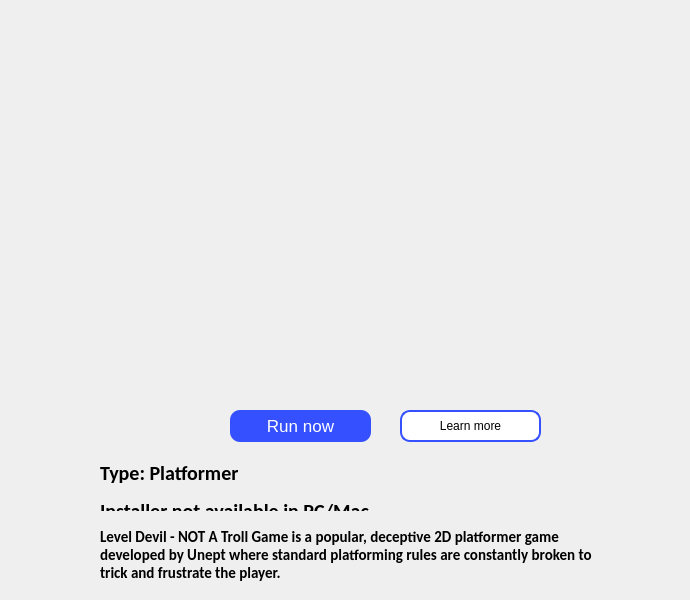
    <widget class="QWidget" name="page_2">
     <widget class="QLabel" name="label_4">
      <property name="geometry">
       <rect>
        <x>100</x>
        <y>30</y>
        <width>581</width>
        <height>361</height>
       </rect>
      </property>
      <property name="text">
       <string/>
      </property>
      <property name="pixmap">
       <pixmap>game-store_materials/devil_detail.png</pixmap>
      </property>
      <property name="scaledContents">
       <bool>true</bool>
      </property>
     </widget>
     <widget class="QPushButton" name="btn_run_devil">
      <property name="geometry">
       <rect>
        <x>230</x>
        <y>410</y>
        <width>141</width>
        <height>32</height>
       </rect>
      </property>
      <property name="font">
       <font>
        <pointsize>13</pointsize>
       </font>
      </property>
      <property name="cursor">
       <cursorShape>PointingHandCursor</cursorShape>
      </property>
      <property name="styleSheet">
       <string notr="true">QWidget{
border-radius: 10px;
background-color: rgb(53, 80, 255);
color: white
}

QWidget:hover{
background-color: rgba(53, 80, 255, 228)
}</string>
      </property>
      <property name="text">
       <string>Run now</string>
      </property>
     </widget>
     <widget class="QPushButton" name="btn_learn_devil">
      <property name="geometry">
       <rect>
        <x>400</x>
        <y>410</y>
        <width>141</width>
        <height>32</height>
       </rect>
      </property>
      <property name="cursor">
       <cursorShape>PointingHandCursor</cursorShape>
      </property>
      <property name="styleSheet">
       <string notr="true">QWidget{
border-radius: 10px;
background-color: white;
color: black;
border: 2px solid rgb(53, 80, 255);
}

QWidget:hover{
background-color: rgba(209, 209, 209, 231)
}</string>
      </property>
      <property name="text">
       <string>Learn more</string>
      </property>
     </widget>
     <widget class="QLabel" name="label_26">
      <property name="geometry">
       <rect>
        <x>100</x>
        <y>460</y>
        <width>291</width>
        <height>51</height>
       </rect>
      </property>
      <property name="styleSheet">
       <string notr="true">font: normal bold 15px Calibri</string>
      </property>
      <property name="text">
       <string>&lt;html&gt;&lt;head/&gt;&lt;body&gt;&lt;p&gt;&lt;span style=&quot; font-size:15pt;&quot;&gt;Type: Platformer&lt;/span&gt;&lt;/p&gt;&lt;p&gt;&lt;span style=&quot; font-size:15pt;&quot;&gt;Installer not available in PC/Mac&lt;/span&gt;&lt;/p&gt;&lt;/body&gt;&lt;/html&gt;</string>
      </property>
      <property name="wordWrap">
       <bool>true</bool>
      </property>
     </widget>
     <widget class="QLabel" name="label_25">
      <property name="geometry">
       <rect>
        <x>100</x>
        <y>520</y>
        <width>521</width>
        <height>71</height>
       </rect>
      </property>
      <property name="styleSheet">
       <string notr="true">font: normal bold 15px Calibri</string>
      </property>
      <property name="text">
       <string>&lt;html&gt;&lt;head/&gt;&lt;body&gt;&lt;p&gt;Level Devil - NOT A Troll Game is a popular, deceptive 2D platformer game developed by Unept where standard platforming rules are constantly broken to trick and frustrate the player.&lt;/p&gt;&lt;/body&gt;&lt;/html&gt;</string>
      </property>
      <property name="wordWrap">
       <bool>true</bool>
      </property>
     </widget>
    </widget>
